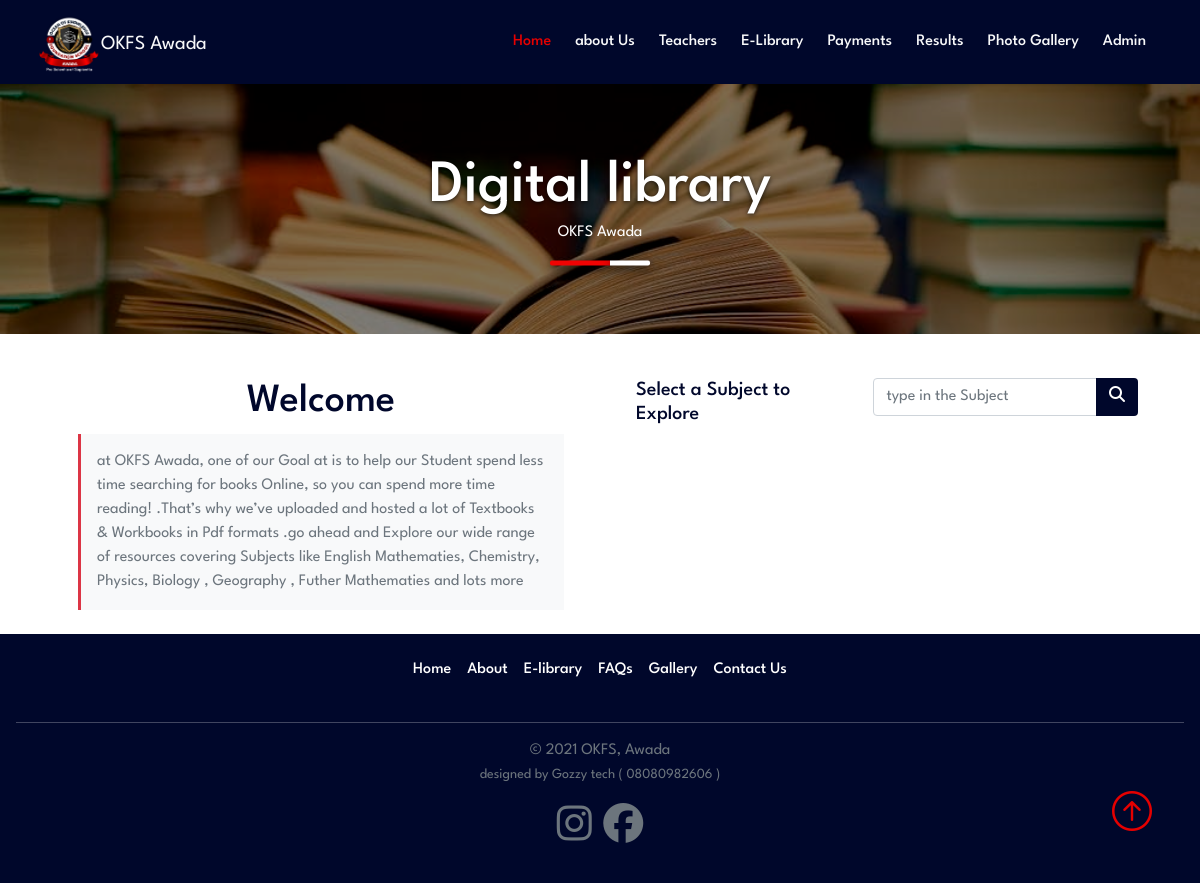
/Elibrary/, run on an earlier commit of the app's database.
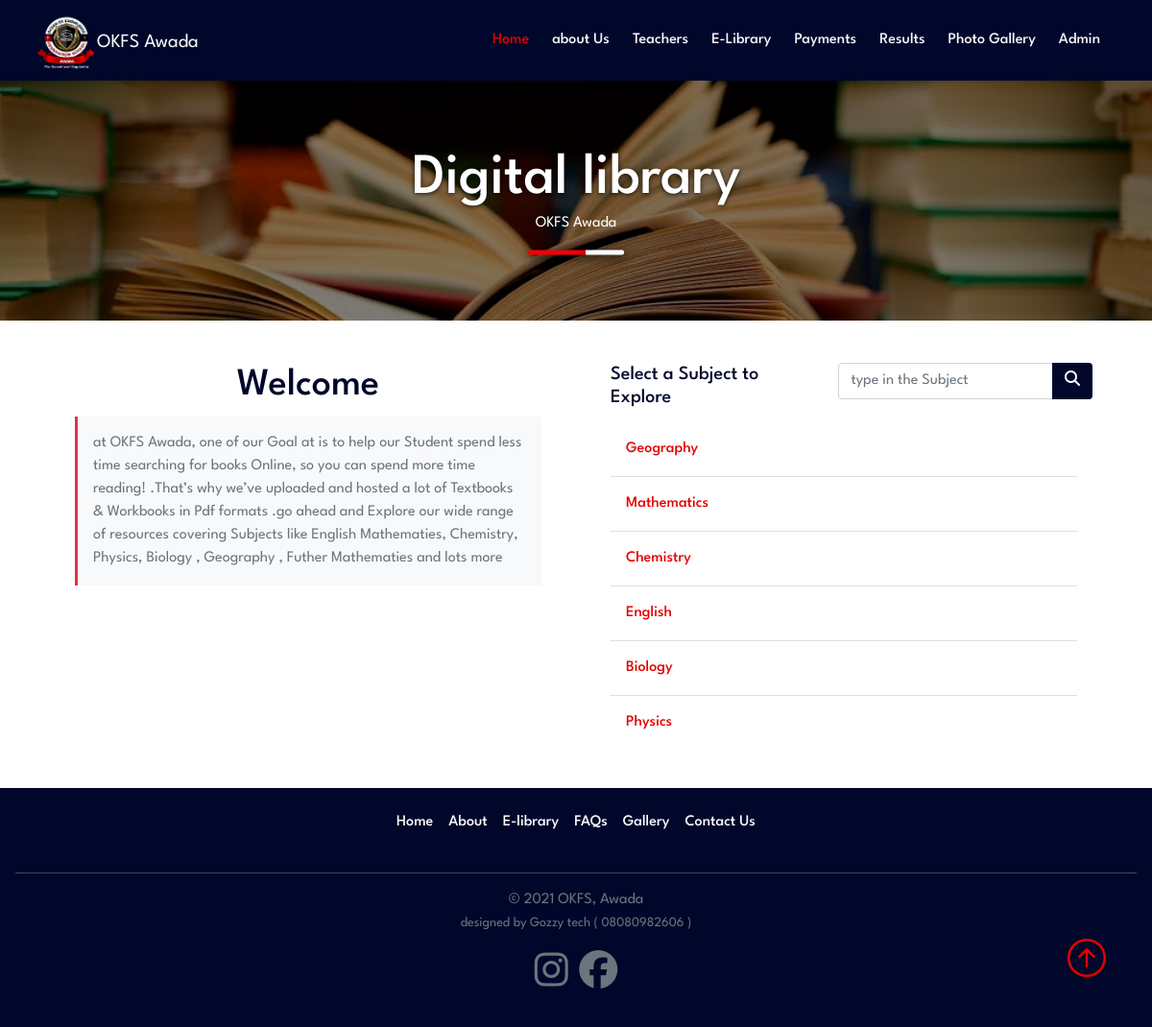
And on a later commit of the database.
### Elibrary/models.py (models this page shows, shortened)
class Subject(models.Model):
	Sub= models.CharField(max_length= 200, blank=True)
	Icon=models.ImageField(upload_to='assets', blank=True)

### Elibrary/views.py (the view)
# urls.py: path('', category_view, name='subjects'),
def category_view(request):
	queryset= Subject.objects.all()
	context = {
		"subjects": queryset,
    }
	return render(request, "Subjects.html", context)

### Elibrary/templates/Subjects.html
{% extends 'base.html' %}
{% block content %}
<div id="Elibrarycover">
     <div id="Elibrarywrapper">
          <div id="aboutcover-text"> Digital library </div>
          <div style="color: #fff;">OKFS Awada</div>
          <div class="multiplerule mt-3 d-flex justify-content-center">
               <div class="rule"></div>
               <div class="rule2"></div>
          </div>
     </div>
</div>
<section>
     <div class="container p-4">
          <div class="row justify-content-between">
               <div class="col-md">
                    <div class="container ">
                         <h1 class=" text-center">Welcome </h1>
                         <div class="text-muted border-start border-danger border-3 p-3 bg-light">
                              at OKFS Awada, one of our Goal at is to help our Student spend less time searching for
                              books
                              Online, so you can spend more time reading! .That’s why we’ve uploaded and hosted a lot of
                              Textbooks & Workbooks in Pdf formats .go ahead and Explore our wide range of resources
                              covering
                              Subjects like English Mathematies, Chemistry, Physics, Biology , Geography , Futher
                              Mathematies
                              and lots more
                         </div>
                    </div>
               </div>
               <div class="col-md mt-5 mt-md-0">
                    <div class="container ">
                         <ul id="myUL" class="list-group-flush p-0">
                              <div class="d-md-flex">
                                   <h5>Select a Subject to Explore</h5>
                                   <form>
                                        <div class="input-group news-input mx-0 mx-md-3 mb-4">
                                             <input type="text" id="myInput" onkeyup="myFunction()" class="form-control"
                                                  placeholder="type in the Subject" />
                                             <button class="btn btn-md" type="submit" value="Save"
                                                  style="background-color: #00072B; color:white;"><i
                                                       class="fa fa-search" aria-hidden="true"></i></button>
                                        </div>
                                   </form>
                              </div>
                              {% for subject in subjects %}
                              <li id="list" style="display:block;" class="list-group-item">
                                   <div class="my-2">
                                        <a href="{% url 'Elibrary:ebooklist' subject.id %}"
                                             class="text-decoration-none">{{ subject.Sub }}</a>
                                   </div>
                              </li>
                              {% endfor %}
                         </ul>
                    </div>
               </div>
          </div>
     </div>
</section>
{% endblock %}

What changed in the data, as far as the page shows it:
added Subject: Sub "Geography"
added Subject: Sub "Mathematics"
added Subject: Sub "Chemistry"
added Subject: Sub "English"
added Subject: Sub "Biology"
added Subject: Sub "Physics"
